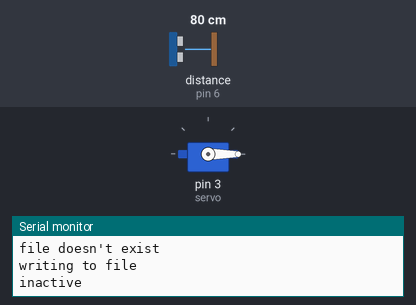
This sketch was run on a simulated Arduino Uno, built with avr-gcc and run on an emulated ATmega328P. On the bench: servo, the last lines printed to the serial monitor. Wiring (inferred from the names in the program): ultrasonic range finder: trigger pin 7; echo pin 6. The inputs (shaded band) are chosen by the test bench; at power-on: distance to the obstacle (sensor on pin 6) 80 cm. The echo pulse lasts 58.3 µs per cm; storage starts empty.

Above: at 1.2 s.
1.3 s: distance to the obstacle (sensor on pin 6) set to 12 cm
3.8 s: distance to the obstacle (sensor on pin 6) set to 9 cm
At 5.0 s:
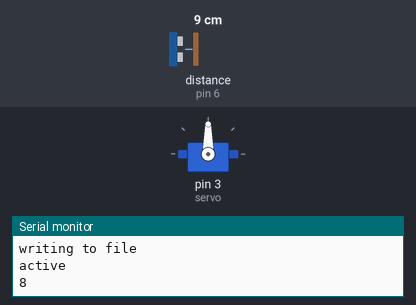
9.0 s: distance to the obstacle (sensor on pin 6) set to 18 cm
11.2 s: distance to the obstacle (sensor on pin 6) set to 2 cm
At 15.0 s:
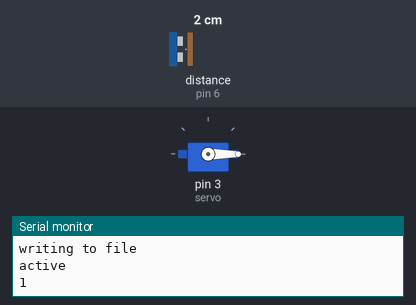
Timing chart, 0 to 17.4 s (numbered marks = the images above; inputs shaded):
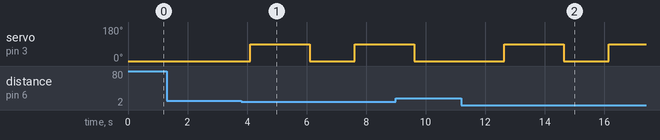

Measured:
- the behaviour switches between 11 and 10 cm on distance to the obstacle (sensor on pin 6) (found by bisection; images 0 and 1)
- after the input at 3.8 s, servo on pin 3 (servo): 0° → 90° after 0.31 s, → 0° 2.0 s later, → 90° 1.5 s later
- after the input at 11.2 s, servo on pin 3 (servo): 0° → 90° after 1.4 s, → 0° 2.0 s later, → 90° 1.5 s later

The sketch:

SD_card_code.ino
```cpp
/*
 * code for sanitizer dispenser
 * includes the SD card initialisaiton code
 * by Janvi Gupta
 */

//include libraries
#include <SD.h>
#include <SPI.h>
#include <Servo.h>

File sanitizerDispenser;

Sd2Card card;

#define blueWire 7 //trigger pin from the sensor - blue wire
#define purpleWire 6
Servo servo;
const int chipSelect = 10;

void setup() {
Serial.begin(9600); //passing value to speed parameter

//setting digital pins as outputs
pinMode(blueWire, OUTPUT);
pinMode(purpleWire, INPUT);

servo.attach(3); //servo attachment pin
servo.write(0);

//intiialise sd card
if(SD.begin())
{
  Serial.println("card is ready to use");
}
else
{
  Serial.println("card not initalised");
  return;
}

sanitizerDispenser = SD.open("example.txt", FILE_WRITE);
if(sanitizerDispenser)
{
  sanitizerDispenser.println("working on file");
  sanitizerDispenser.close();
}
else
{
  Serial.println("error opening file");
}

if(SD.begin())
while(!Serial)
{
  ;
}
Serial.println("initalising SD card");
if(!card.init(SPI_HALF_SPEED, chipSelect))
{
  Serial.println("sd card not initalised");
  while(1);
}
else
{
  Serial.println("sd card ready to use - has been initialised");
}

sanitizerDispenser = SD.open("example.txt", FILE_WRITE);
sanitizerDispenser.close();

if (SD.exists("emample.txt"))
{
  Serial.println("example.txt exists");
}
else
{
  Serial.println("file doesn't exist");
}

}

void loop()
{

sanitizerDispenser = SD.open("example.txt", FILE_WRITE);
if(sanitizerDispenser)
{
  Serial.println("writing to file");
  sanitizerDispenser.println("is a test file");
}
else
{
  Serial.println("error opening test.tst");
}
delay(1000);

long duration, distance;
digitalWrite(blueWire, LOW); //low voltage level
delayMicroseconds(2);
digitalWrite(blueWire, HIGH); //high voltage level
delayMicroseconds(10);
digitalWrite(blueWire, LOW);
duration = pulseIn(purpleWire, HIGH);
distance = (duration/2) / 29.1;

if (distance < 10) //if the distance is less than 10cms
{
  Serial.println("active");
  Serial.println(distance);
  servo.write(90); //moves the servo at a 90 degree angle
  delay(2000); //delays be 3 seconds
  servo.write(0); //servo moves back to a 0 degree angle this pulls the pump back up
}
else
{
  Serial.println("inactive");
}
delay(500);

}
```
